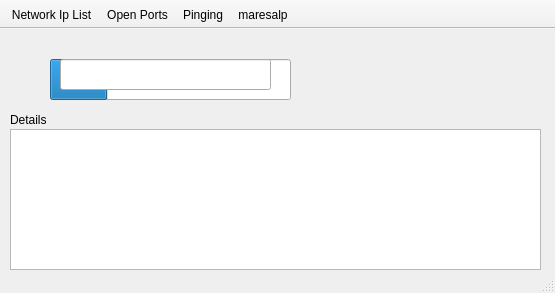
<?xml version="1.0" encoding="UTF-8"?>
<ui version="4.0">
 <class>MainWindow</class>
 <widget class="QMainWindow" name="MainWindow">
  <property name="geometry">
   <rect>
    <x>0</x>
    <y>0</y>
    <width>555</width>
    <height>293</height>
   </rect>
  </property>
  <property name="windowTitle">
   <string>Network Details | Maresal PRM</string>
  </property>
  <widget class="QWidget" name="centralwidget">
   <widget class="QTextBrowser" name="textBrowser">
    <property name="geometry">
     <rect>
      <x>10</x>
      <y>100</y>
      <width>531</width>
      <height>141</height>
     </rect>
    </property>
   </widget>
   <widget class="QFrame" name="frame">
    <property name="geometry">
     <rect>
      <x>430</x>
      <y>0</y>
      <width>111</width>
      <height>101</height>
     </rect>
    </property>
    <property name="frameShape">
     <enum>QFrame::NoFrame</enum>
    </property>
    <property name="frameShadow">
     <enum>QFrame::Raised</enum>
    </property>
   </widget>
   <widget class="QProgressBar" name="progressBar">
    <property name="geometry">
     <rect>
      <x>50</x>
      <y>30</y>
      <width>241</width>
      <height>41</height>
     </rect>
    </property>
    <property name="value">
     <number>24</number>
    </property>
   </widget>
   <widget class="QLineEdit" name="lineEdit">
    <property name="geometry">
     <rect>
      <x>60</x>
      <y>30</y>
      <width>211</width>
      <height>31</height>
     </rect>
    </property>
   </widget>
   <widget class="QLabel" name="label">
    <property name="geometry">
     <rect>
      <x>10</x>
      <y>80</y>
      <width>81</width>
      <height>21</height>
     </rect>
    </property>
    <property name="text">
     <string>Details</string>
    </property>
   </widget>
   <widget class="QLabel" name="label_2">
    <property name="geometry">
     <rect>
      <x>10</x>
      <y>0</y>
      <width>541</width>
      <height>231</height>
     </rect>
    </property>
    <property name="text">
     <string/>
    </property>
   </widget>
   <zorder>label_2</zorder>
   <zorder>textBrowser</zorder>
   <zorder>frame</zorder>
   <zorder>progressBar</zorder>
   <zorder>lineEdit</zorder>
   <zorder>label</zorder>
  </widget>
  <widget class="QMenuBar" name="menubar">
   <property name="geometry">
    <rect>
     <x>0</x>
     <y>0</y>
     <width>555</width>
     <height>21</height>
    </rect>
   </property>
  </widget>
  <widget class="QStatusBar" name="statusbar"/>
  <widget class="QToolBar" name="toolBar">
   <property name="windowTitle">
    <string>toolBar</string>
   </property>
   <property name="movable">
    <bool>false</bool>
   </property>
   <attribute name="toolBarArea">
    <enum>TopToolBarArea</enum>
   </attribute>
   <attribute name="toolBarBreak">
    <bool>false</bool>
   </attribute>
   <addaction name="actionNetworkipList"/>
   <addaction name="actionOpenPorts"/>
   <addaction name="actionPinging"/>
   <addaction name="actionmaresalp"/>
  </widget>
  <action name="actionNetworkipList">
   <property name="text">
    <string>Network Ip List</string>
   </property>
  </action>
  <action name="actionOpenPorts">
   <property name="text">
    <string>Open Ports</string>
   </property>
  </action>
  <action name="actionPinging">
   <property name="text">
    <string>Pinging</string>
   </property>
  </action>
  <action name="actionmaresalp">
   <property name="text">
    <string>maresalp</string>
   </property>
  </action>
 </widget>
 <resources/>
 <connections/>
</ui>
